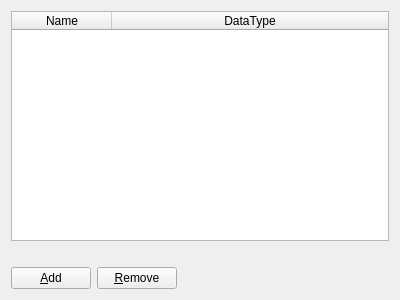
<?xml version="1.0" encoding="UTF-8"?>
<ui version="4.0">
 <class>OutputSignalsWizardPage</class>
 <widget class="QWizardPage" name="OutputSignalsWizardPage">
  <property name="geometry">
   <rect>
    <x>0</x>
    <y>0</y>
    <width>400</width>
    <height>300</height>
   </rect>
  </property>
  <property name="windowTitle">
   <string>Configure Output Signals</string>
  </property>
  <property name="title">
   <string>Output Signals</string>
  </property>
  <property name="subTitle">
   <string>Setup the output signals for the block. If a custom data type is entered, it has to be added to the Platform_Types.h header file.</string>
  </property>
  <layout class="QVBoxLayout" name="verticalLayout">
   <item>
    <widget class="QTableWidget" name="outputSignalsTable">
     <property name="selectionMode">
      <enum>QAbstractItemView::SingleSelection</enum>
     </property>
     <property name="selectionBehavior">
      <enum>QAbstractItemView::SelectItems</enum>
     </property>
     <property name="columnCount">
      <number>2</number>
     </property>
     <attribute name="horizontalHeaderStretchLastSection">
      <bool>true</bool>
     </attribute>
     <attribute name="verticalHeaderVisible">
      <bool>false</bool>
     </attribute>
     <column>
      <property name="text">
       <string>Name</string>
      </property>
     </column>
     <column>
      <property name="text">
       <string>DataType</string>
      </property>
     </column>
    </widget>
   </item>
   <item>
    <widget class="QLabel" name="errorLabel">
     <property name="text">
      <string/>
     </property>
    </widget>
   </item>
   <item>
    <layout class="QHBoxLayout" name="horizontalLayout">
     <item>
      <widget class="QPushButton" name="addOutputSignalButton">
       <property name="text">
        <string>&amp;Add</string>
       </property>
      </widget>
     </item>
     <item>
      <widget class="QPushButton" name="removeOutputSignalButton">
       <property name="text">
        <string>&amp;Remove</string>
       </property>
      </widget>
     </item>
     <item>
      <spacer name="horizontalSpacer">
       <property name="orientation">
        <enum>Qt::Horizontal</enum>
       </property>
       <property name="sizeHint" stdset="0">
        <size>
         <width>40</width>
         <height>20</height>
        </size>
       </property>
      </spacer>
     </item>
    </layout>
   </item>
  </layout>
 </widget>
 <resources/>
 <connections/>
</ui>
